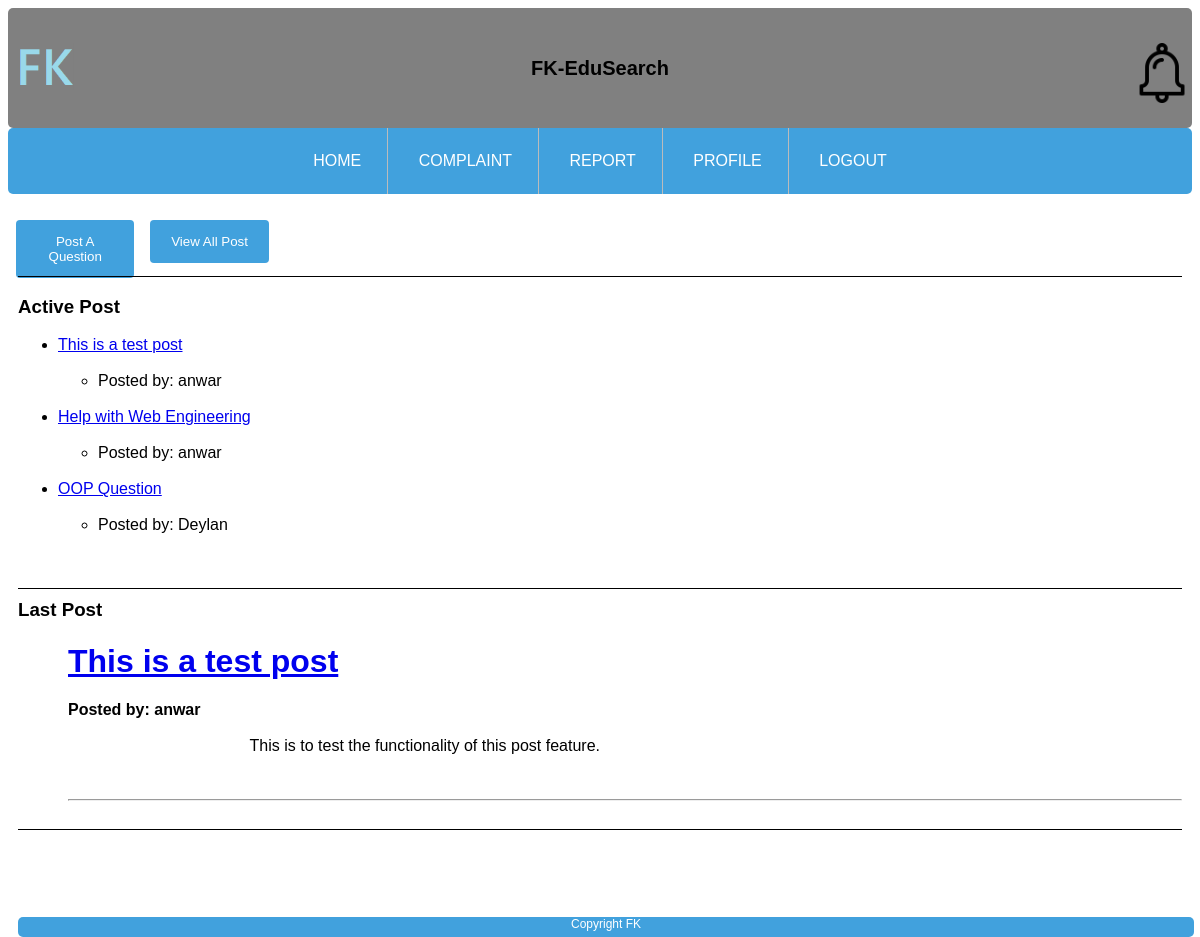
The app's page /Edusearch-AskAce/main.php with its own data.
### tables this page shows
CREATE TABLE `post` (
  `PostID` int(4) NOT NULL,
  `UserID` int(4) NOT NULL,
  `PostTitle` varchar(100) NOT NULL,
  `PostContent` varchar(1000) NOT NULL,
  `PostStatus` varchar(10) NOT NULL,
  `PostDate` datetime NOT NULL,
  `ExpertID` int(4) DEFAULT NULL,
  `response` varchar(200) NOT NULL
);

CREATE TABLE `users` (
  `UserID` int(4) NOT NULL,
  `Username` varchar(50) DEFAULT NULL,
  `Email` varchar(100) DEFAULT NULL,
  `Password` varchar(100) DEFAULT NULL,
  `Phone` varchar(13) NOT NULL,
  `Research` varchar(100) NOT NULL,
  `AcademicStatus` varchar(100) NOT NULL
);

### Edusearch-AskAce/main.php (the view, shortened to what this page needs)
<?php
include("dbase.php");
$cmdselect="SELECT post.*, users.Username FROM post INNER JOIN users ON post.UserID=users.UserID WHERE post.PostStatus='Accepted' OR post.PostStatus='Closed' ORDER BY PostDate DESC LIMIT 3";
$cmdselectlast="SELECT post.*, users.Username FROM post INNER JOIN users ON post.UserID=users.UserID WHERE post.PostStatus='Accepted' OR post.PostStatus='Closed' ORDER BY PostDate DESC";
$result = $conn->query($cmdselect);
$result2 = $conn->query($cmdselectlast);
?>
<html>
    <head>
    </head>
    <link rel="stylesheet" type="text/css" href="Style.css">
    <body>
        <header class="header">
            <div class="logo logo-left">
                <img width="60px" src="Image/fklogo.png" alt="Left Logo">
            </div>
            <div class="text">FK-EduSearch</div>
            <div class="logo logo-right">
                <img width="60px" src="Image/notiLogo.png" alt="Right Logo">
            </div>
        </header>
        <div id="navBar">
            <ul>
                <li><a href="main.php"> HOME </a></li>
                <li><a href="complaint.php"> COMPLAINT </a></li>
				<li><a href="report.php"> REPORT </a></li>
				<li><a href="profile.php"> PROFILE </a></li>
                <li><a href="logout.php"> LOGOUT </a></li>
            </ul>
        </div>
        <br>
        <button id="btn1" onclick="location.href='postQuestion.php'">Post A Question</button>
        <button id="btn1" onclick="location.href='viewAllPost.php'">View All Post</button>
        <br><br><br>
         <div class="activePost">
            <h3>Active Post</h3>
            <ul>
            <?php
            if($result->num_rows >0){
            while($row=$result->fetch_assoc()){
                $href="displayPost.php?uid=".$row['PostID'];
            ?>
                <?php echo "<li><a href='".$href."'>" .$row['PostTitle']."</a></li><br>"; ?>
                <?php echo "<ul><li>Posted by: " .$row['Username']."</li></ul><br>"; ?>
            <?php
            }
            }
            ?>
            </ul>
        </div>
        <?php $row2=$result2->fetch_assoc() ?>
        <h3 class="lPost">Last Post</h3>
         <div class="lastPost">
            <?php $href="displayPost.php?uid=".$row2['PostID']; ?>
            <h1><?php echo "<a href='".$href."'>" .$row2['PostTitle']."</a><br>"; ?></h1>
            <b>Posted by: <?php echo $row2['Username'];?></b><br><br>
            <div class="content">
                <?php echo $row2['PostContent'];?>
            </div>
            <br><br><br><hr>
        </div>
    </body>
    <footer>Copyright FK</footer>
</html>

### Edusearch-AskAce/Style.css (style rules this page uses)
.header { display: flex; border-radius: 5px; justify-content: space-between; align-items: center; padding: 10px; height: 100px; background-color: rgb(128, 128, 128); font-family: Arial, Helvetica, sans-serif; }
body { font-family: Arial, Helvetica, sans-serif; background-image: url("Image/bg.jpg"); }
.logo { width: 50px; height: 50px; }
.logo-left { margin-right: 10px; }
.logo-right { margin-left: 10px; }
.text { font-size: 20px; font-weight: bold; }
#navBar li { padding: 10px; display: inline-block; }
#navBar { text-align: center; }
#navBar a { text-decoration: none; color: #34495E; }
#navBar ul { list-style-type: inherit; margin: 0; padding: 0; overflow: hidden; background-color: #41a1dd; border-radius: 5px; }
#navBar li { float: none; position: relative; border-right: 1px solid #bbb; }
#navBar li:last-child { border-right: none; }
#navBar li a { display: block; color: white; text-align: center; padding: 14px 16px; text-decoration: none; }
.activePost { position: relative; margin: 10px; border-top: 1px solid black; border-bottom: 1px solid black; padding-bottom: 20px; }
.lPost { margin: 10px; }
.lastPost { position: relative; margin: 10px; border-bottom: 1px solid black; padding-bottom: 20px; padding-left: 50px; }
.content { height: 200px; position: absolute; right: 50%; padding-left: 50px; }
footer { font-size: 12px; color: white; width: 98%; height: 20px; background: #41a1dd; text-align: center; border-radius: 5px; position: fixed; margin: 10px; margin-bottom: 0px; bottom: 0px; }
#btn1 { width: 10%; float: left; background-color: #41a1dd; color: white; padding: 14px 20px; margin: 8px; border: none; border-radius: 4px; cursor: pointer; }

### records on screen
post: PostTitle "This is a test post", UserID.Username "anwar", PostContent "This is to test the functionality of this post feature."
post: PostTitle "Help with Web Engineering", UserID.Username "anwar"
post: PostTitle "OOP Question", UserID.Username "Deylan"
users: Username "anwar"
